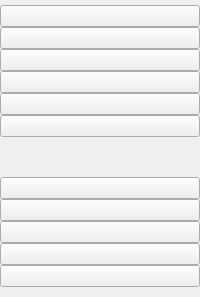
        <widget class="QWidget" name="left_menu" native="true">
         <property name="styleSheet">
          <string notr="true"/>
         </property>
         <layout class="QVBoxLayout" name="verticalLayout_3">
          <property name="spacing">
           <number>0</number>
          </property>
          <property name="leftMargin">
           <number>0</number>
          </property>
          <property name="topMargin">
           <number>5</number>
          </property>
          <property name="rightMargin">
           <number>0</number>
          </property>
          <property name="bottomMargin">
           <number>10</number>
          </property>
          <item>
           <widget class="QPushButton" name="sell_button">
            <property name="sizePolicy">
             <sizepolicy hsizetype="Preferred" vsizetype="Preferred">
              <horstretch>0</horstretch>
              <verstretch>0</verstretch>
             </sizepolicy>
            </property>
            <property name="cursor">
             <cursorShape>PointingHandCursor</cursorShape>
            </property>
            <property name="toolTip">
             <string>Sell</string>
            </property>
            <property name="layoutDirection">
             <enum>Qt::LeftToRight</enum>
            </property>
            <property name="text">
             <string/>
            </property>
            <property name="icon">
             <iconset>
              <normaloff>../icons/shopping-cart-white.svg</normaloff>../icons/shopping-cart-white.svg</iconset>
            </property>
            <property name="iconSize">
             <size>
              <width>30</width>
              <height>30</height>
             </size>
            </property>
           </widget>
          </item>
          <item>
           <widget class="QPushButton" name="shift_summary_btn">
            <property name="sizePolicy">
             <sizepolicy hsizetype="Minimum" vsizetype="Minimum">
              <horstretch>0</horstretch>
              <verstretch>0</verstretch>
             </sizepolicy>
            </property>
            <property name="cursor">
             <cursorShape>PointingHandCursor</cursorShape>
            </property>
            <property name="toolTip">
             <string>Shift Work</string>
            </property>
            <property name="layoutDirection">
             <enum>Qt::LeftToRight</enum>
            </property>
            <property name="text">
             <string/>
            </property>
            <property name="icon">
             <iconset>
              <normaloff>../icons/fast-forward-white.svg</normaloff>../icons/fast-forward-white.svg</iconset>
            </property>
            <property name="iconSize">
             <size>
              <width>30</width>
              <height>30</height>
             </size>
            </property>
           </widget>
          </item>
          <item>
           <widget class="QPushButton" name="view_stock_btn">
            <property name="sizePolicy">
             <sizepolicy hsizetype="Minimum" vsizetype="Minimum">
              <horstretch>0</horstretch>
              <verstretch>0</verstretch>
             </sizepolicy>
            </property>
            <property name="cursor">
             <cursorShape>PointingHandCursor</cursorShape>
            </property>
            <property name="toolTip">
             <string>Warehouse</string>
            </property>
            <property name="layoutDirection">
             <enum>Qt::RightToLeft</enum>
            </property>
            <property name="text">
             <string/>
            </property>
            <property name="icon">
             <iconset>
              <normaloff>../icons/package-white.svg</normaloff>../icons/package-white.svg</iconset>
            </property>
            <property name="iconSize">
             <size>
              <width>30</width>
              <height>30</height>
             </size>
            </property>
           </widget>
          </item>
          <item>
           <widget class="QPushButton" name="view_history_btn">
            <property name="sizePolicy">
             <sizepolicy hsizetype="Minimum" vsizetype="Minimum">
              <horstretch>0</horstretch>
              <verstretch>0</verstretch>
             </sizepolicy>
            </property>
            <property name="cursor">
             <cursorShape>PointingHandCursor</cursorShape>
            </property>
            <property name="toolTip">
             <string>History</string>
            </property>
            <property name="layoutDirection">
             <enum>Qt::RightToLeft</enum>
            </property>
            <property name="text">
             <string/>
            </property>
            <property name="icon">
             <iconset>
              <normaloff>../icons/book-white.svg</normaloff>../icons/book-white.svg</iconset>
            </property>
            <property name="iconSize">
             <size>
              <width>30</width>
              <height>30</height>
             </size>
            </property>
           </widget>
          </item>
          <item>
           <widget class="QPushButton" name="import_export_btn">
            <property name="sizePolicy">
             <sizepolicy hsizetype="Minimum" vsizetype="Minimum">
              <horstretch>0</horstretch>
              <verstretch>0</verstretch>
             </sizepolicy>
            </property>
            <property name="cursor">
             <cursorShape>PointingHandCursor</cursorShape>
            </property>
            <property name="toolTip">
             <string>Import - Export</string>
            </property>
            <property name="text">
             <string/>
            </property>
            <property name="icon">
             <iconset>
              <normaloff>../icons/truck-white.svg</normaloff>../icons/truck-white.svg</iconset>
            </property>
            <property name="iconSize">
             <size>
              <width>30</width>
              <height>30</height>
             </size>
            </property>
           </widget>
          </item>
          <item>
           <widget class="QPushButton" name="signup">
            <property name="sizePolicy">
             <sizepolicy hsizetype="Minimum" vsizetype="Minimum">
              <horstretch>0</horstretch>
              <verstretch>0</verstretch>
             </sizepolicy>
            </property>
            <property name="cursor">
             <cursorShape>PointingHandCursor</cursorShape>
            </property>
            <property name="toolTip">
             <string>Add  member</string>
            </property>
            <property name="layoutDirection">
             <enum>Qt::RightToLeft</enum>
            </property>
            <property name="text">
             <string/>
            </property>
            <property name="icon">
             <iconset>
              <normaloff>../icons/user-plus-white.svg</normaloff>../icons/user-plus-white.svg</iconset>
            </property>
            <property name="iconSize">
             <size>
              <width>30</width>
              <height>30</height>
             </size>
            </property>
           </widget>
          </item>
          <item>
           <spacer name="verticalSpacer">
            <property name="orientation">
             <enum>Qt::Vertical</enum>
            </property>
            <property name="sizeHint" stdset="0">
             <size>
              <width>20</width>
              <height>40</height>
             </size>
            </property>
           </spacer>
          </item>
          <item>
           <widget class="QPushButton" name="close_left_menu">
            <property name="toolTip">
             <string>Close menu</string>
            </property>
            <property name="text">
             <string/>
            </property>
            <property name="icon">
             <iconset>
              <normaloff>../icons/x-circle-white.svg</normaloff>../icons/x-circle-white.svg</iconset>
            </property>
            <property name="iconSize">
             <size>
              <width>30</width>
              <height>30</height>
             </size>
            </property>
            <property name="shortcut">
             <string>Ctrl+Tab</string>
            </property>
           </widget>
          </item>
          <item>
           <widget class="QPushButton" name="help_btn">
            <property name="toolTip">
             <string>Help</string>
            </property>
            <property name="text">
             <string/>
            </property>
            <property name="icon">
             <iconset>
              <normaloff>../icons/help-circle-white.svg</normaloff>../icons/help-circle-white.svg</iconset>
            </property>
            <property name="iconSize">
             <size>
              <width>30</width>
              <height>30</height>
             </size>
            </property>
           </widget>
          </item>
          <item>
           <widget class="QPushButton" name="info_btn">
            <property name="toolTip">
             <string>Info</string>
            </property>
            <property name="text">
             <string/>
            </property>
            <property name="icon">
             <iconset>
              <normaloff>../icons/alert-circle-white.svg</normaloff>../icons/alert-circle-white.svg</iconset>
            </property>
            <property name="iconSize">
             <size>
              <width>30</width>
              <height>30</height>
             </size>
            </property>
           </widget>
          </item>
          <item>
           <widget class="QPushButton" name="contact_btn">
            <property name="toolTip">
             <string>Contact</string>
            </property>
            <property name="text">
             <string/>
            </property>
            <property name="icon">
             <iconset>
              <normaloff>../icons/phone-call-white.svg</normaloff>../icons/phone-call-white.svg</iconset>
            </property>
            <property name="iconSize">
             <size>
              <width>30</width>
              <height>30</height>
             </size>
            </property>
           </widget>
          </item>
          <item>
           <widget class="QPushButton" name="setting_btn">
            <property name="toolTip">
             <string>Setting</string>
            </property>
            <property name="text">
             <string/>
            </property>
            <property name="icon">
             <iconset>
              <normaloff>../icons/settings-white.svg</normaloff>../icons/settings-white.svg</iconset>
            </property>
            <property name="iconSize">
             <size>
              <width>30</width>
              <height>30</height>
             </size>
            </property>
           </widget>
          </item>
         </layout>
        </widget>
